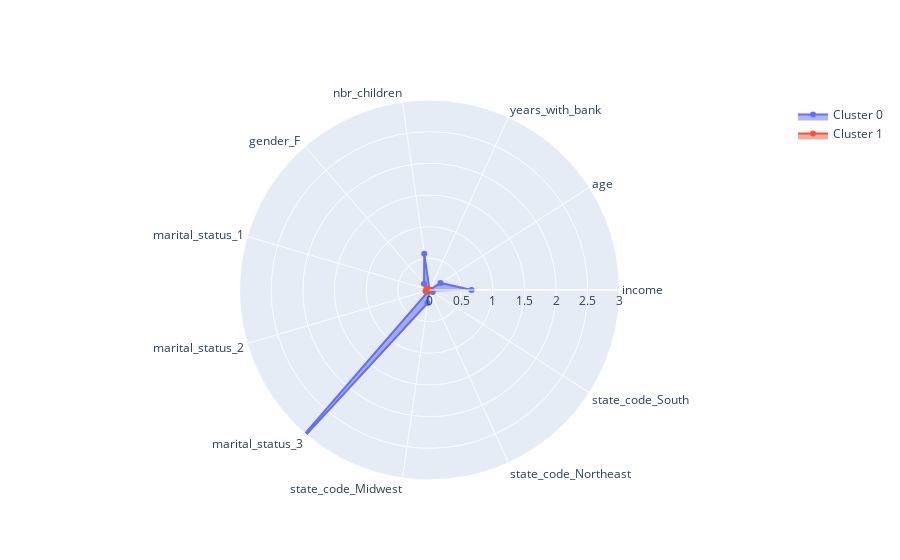

Notebook code for this chart:
### Code cell
features = list(means2.columns)

fig = go.Figure()

clusters=[0,1]

for c in clusters:
    fig.add_trace(go.Scatterpolar(
          r=list(means2.loc[c]),
          theta=features,
          fill='toself',
          name='Cluster '+str(c)
    ))

fig.update_layout(
      polar=dict(
        radialaxis=dict(
          visible=True,
          range=[0, 3]
        )),
      showlegend=True
    )

fig.show()

### Figure 1 — Plotly figure (JSON) as saved in the notebook; plotly's stock layout.template omitted (floating-point values rounded to 4 significant figures)
{"data": [{"fill": "toself", "name": "Cluster 0", "r": [0.6642, 0.2061, -0.09791, 0.5798, 0.1318, -0.7655, -0.9465, 3.816, 0.2076, -0.07893, 0.06011], "theta": ["income", "age", "years_with_bank", "nbr_children", "gender_F ", "marital_status_1", "marital_status_2", "marital_status_3", "state_code_Midwest", "state_code_Northeast", "state_code_South"], "type": "scatterpolar"}, {"fill": "toself", "name": "Cluster 1", "r": [-0.04561, -0.01415, 0.006723, -0.03981, -0.00905, 0.05257, 0.065, -0.262, -0.01425, 0.00542, -0.004128], "theta": ["income", "age", "years_with_bank", "nbr_children", "gender_F ", "marital_status_1", "marital_status_2", "marital_status_3", "state_code_Midwest", "state_code_Northeast", "state_code_South"], "type": "scatterpolar"}], "layout": {"autosize": true, "polar": {"angularaxis": {"type": "category"}, "radialaxis": {"autorange": false, "range": [0, 3], "type": "linear", "visible": true}}, "showlegend": true}}
